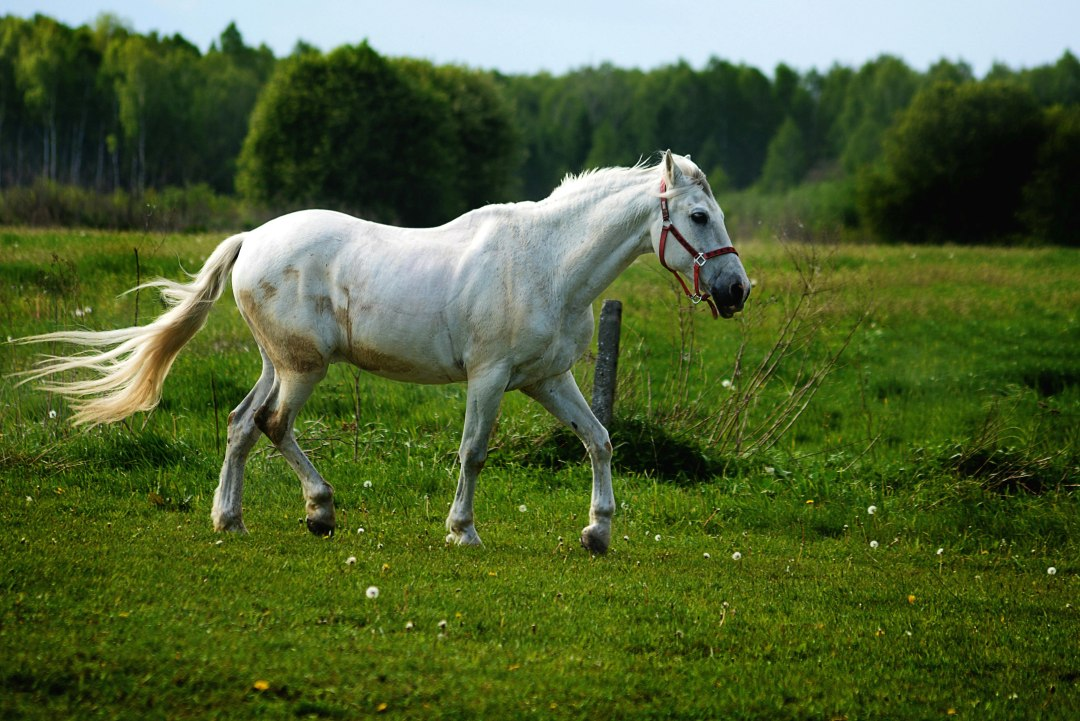
#> input picture Images/h1.jpg, 1080 x 721 px, found by its file name
$ python Masking.py
#> lines starting #> are read from the running program, lines starting #| are printed output that depends on the picture; after the words box and inside, x2 and y2 are one past the last pixel; in counts of white or black regions, pixels touching at a corner belong together
import cv2 as cv
import numpy as np

img = cv.imread("C:\\Python\\OpenCV\\Images\\h1.jpg")
#> img is the input picture: shape (721, 1080, 3); mean B, G, R 50.7, 97.3, 79.2
cv.imshow('img', img)
cv.waitKey()

blank = np.zeros(img.shape[:2], dtype='uint8')
circle = cv.circle(blank, (540,360), 250, 255, thickness=-1)
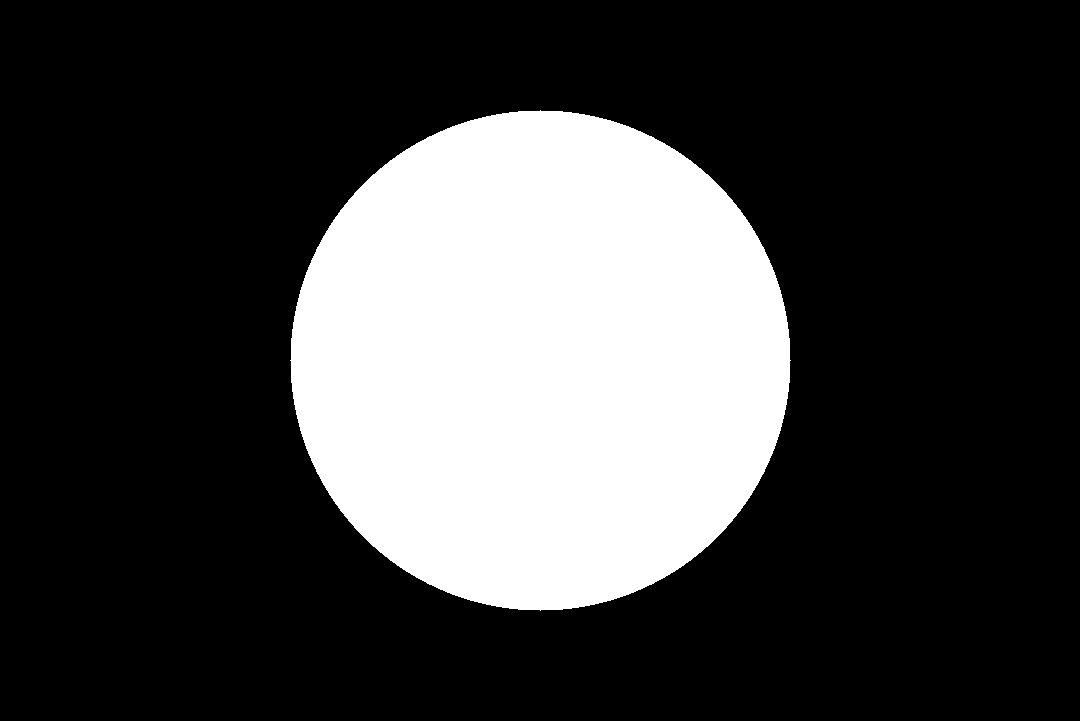
#> blank: shape (721, 1080); 25.2% white; 1 white region, box (x1, y1, x2, y2) and area: (290, 110, 791, 611) 196321
cv.imshow('circle', circle)
cv.waitKey()


# masking
masked_img = cv.bitwise_and(img, img, mask=circle)
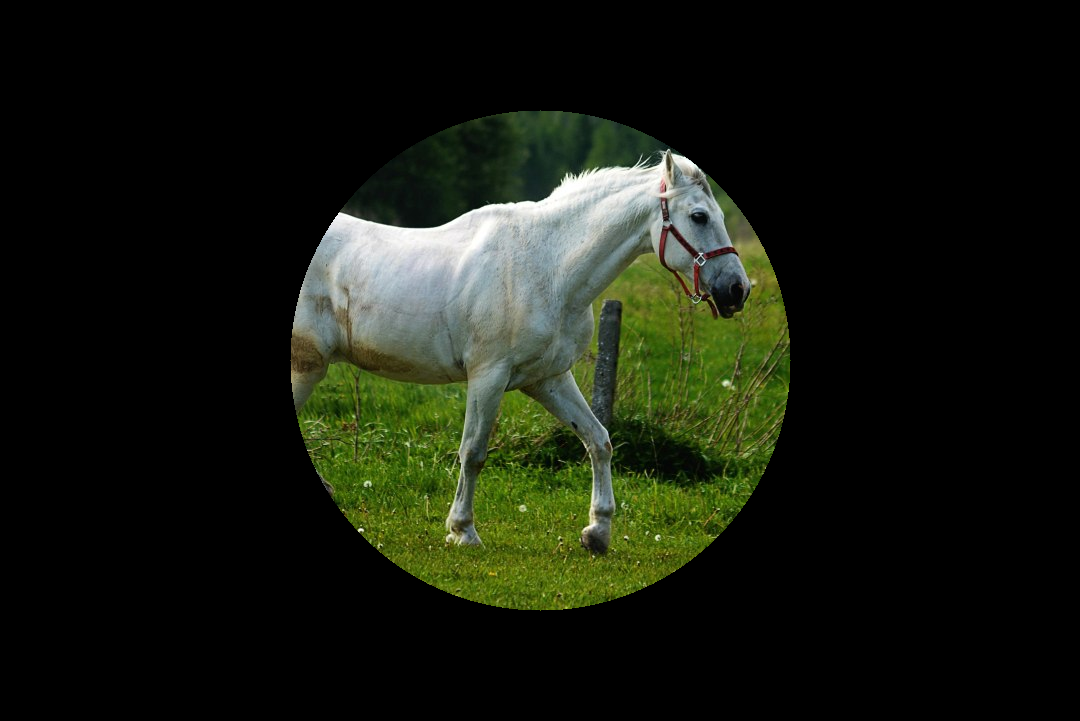
#> masked_img: shape (721, 1080, 3); mean B, G, R 16.1, 26.7, 22.5
cv.imshow('masked_img', masked_img)
cv.waitKey()

print("cc")

$ run again, with Images/greenScreen.jpg copied over Images/h1.jpg
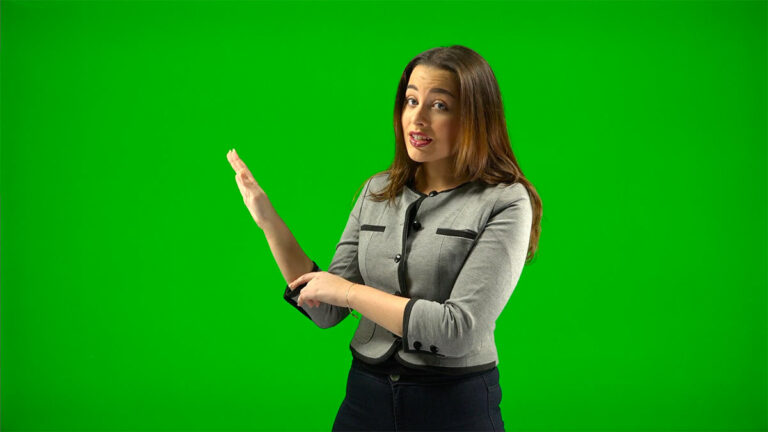
#> input picture Images/greenScreen.jpg, 768 x 432 px, found by its file name
#> img is the input picture: shape (432, 768, 3); mean B, G, R 15, 158.2, 20.5
#> `circle = cv.circle(blank, (540,360), 250, 255, thickness=-1)`:
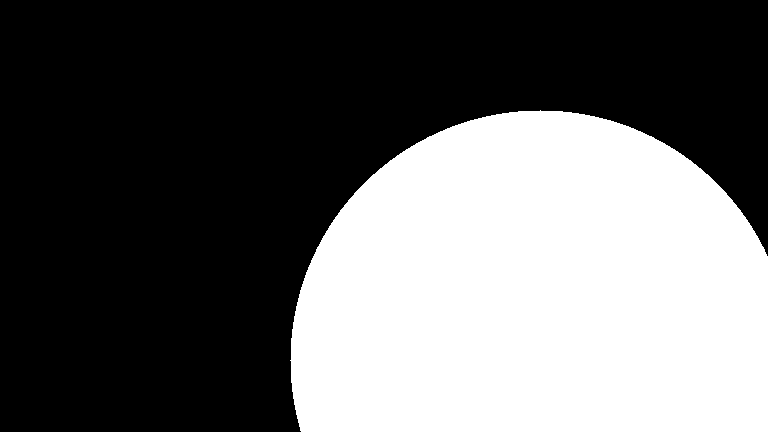
#> blank: shape (432, 768); 39.3% white; 1 white region, box (x1, y1, x2, y2) and area: (290, 110, 768, 432) 130485
#> `masked_img = cv.bitwise_and(img, img, mask=circle)`:
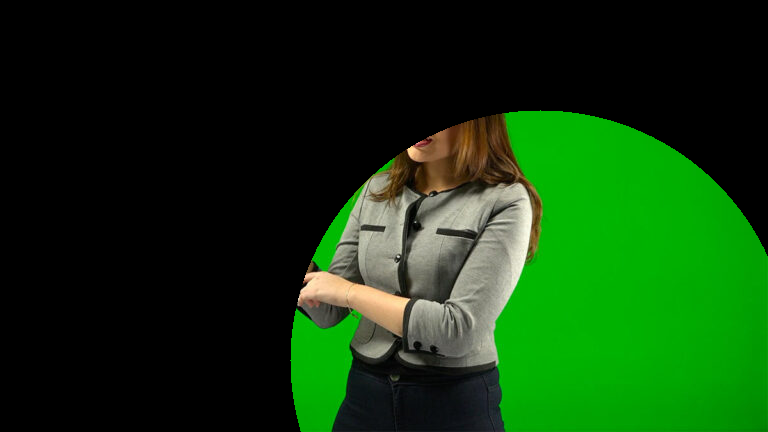
#> masked_img: shape (432, 768, 3); mean B, G, R 12.5, 56.3, 15.9
